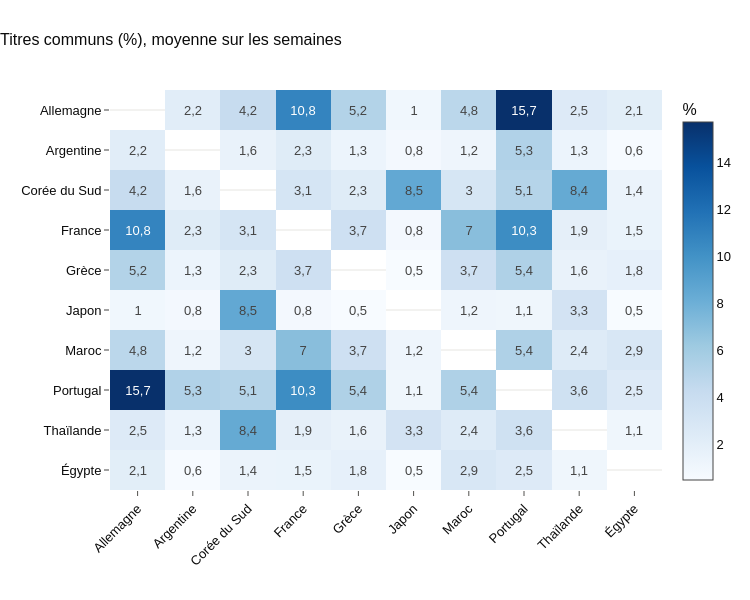
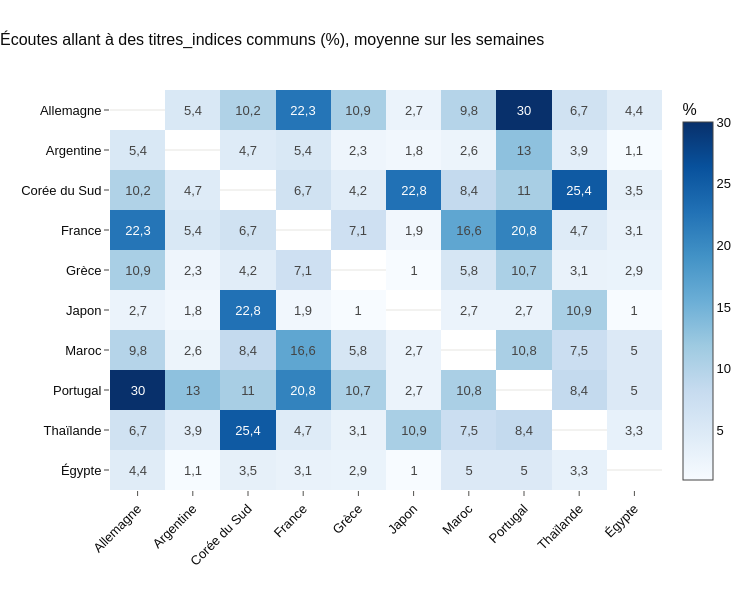

The notebook cell these images were saved under, in order:
### Code cell
# ✎ Modifié par Claude : variable `titres` renommée `titres_indices` (conflit avec d'autres cellules)
def matrice(indice):
    m = sim.groupby(["pays_a", "pays_b"])[indice].mean().unstack()
    m = m.reindex(index=pays_liste, columns=pays_liste)
    m = m.combine_first(m.T)                 # on recopie la moitié symétrique
    for p in pays_liste:
        m.loc[p, p] = np.nan                 # diagonale vide (un pays face à lui-même)
    return (m * 100).round(1)                # en pourcentage

titres_indices = {"jaccard": "Titres communs (%), moyenne sur les semaines",
          "part_ecoutes": "Écoutes allant à des titres_indices communs (%), moyenne sur les semaines"}

for indice, titre in titres_indices.items():
    fig = px.imshow(matrice(indice), text_auto=True, color_continuous_scale="Blues",
                    labels=dict(color="%"), aspect="auto")
    fig.update_layout(title=titre, xaxis_title="", yaxis_title="",
                      width=750, height=600)
    fig.update_xaxes(side="bottom", tickangle=-45)
    fig.show()

### Figure 1 — Plotly figure (JSON) as saved in the notebook; plotly's stock layout.template omitted (floating-point values rounded to 4 significant figures)
{"data": [{"coloraxis": "coloraxis", "hovertemplate": "x: %{x}<br>pays_a: %{y}<br>%: %{z}<extra></extra>", "name": "0", "texttemplate": "%{z}", "type": "heatmap", "x": ["Allemagne", "Argentine", "Corée du Sud", "France", "Grèce", "Japon", "Maroc", "Portugal", "Thaïlande", "Égypte"], "xaxis": "x", "y": ["Allemagne", "Argentine", "Corée du Sud", "France", "Grèce", "Japon", "Maroc", "Portugal", "Thaïlande", "Égypte"], "yaxis": "y", "z": [[NaN, 2.2, 4.2, 10.8, 5.2, 1.0, 4.8, 15.7, 2.5, 2.1], [2.2, NaN, 1.6, 2.3, 1.3, 0.8, 1.2, 5.3, 1.3, 0.6], [4.2, 1.6, NaN, 3.1, 2.3, 8.5, 3.0, 5.1, 8.4, 1.4], [10.8, 2.3, 3.1, NaN, 3.7, 0.8, 7.0, 10.3, 1.9, 1.5], [5.2, 1.3, 2.3, 3.7, NaN, 0.5, 3.7, 5.4, 1.6, 1.8], [1.0, 0.8, 8.5, 0.8, 0.5, NaN, 1.2, 1.1, 3.3, 0.5], [4.8, 1.2, 3.0, 7.0, 3.7, 1.2, NaN, 5.4, 2.4, 2.9], [15.7, 5.3, 5.1, 10.3, 5.4, 1.1, 5.4, NaN, 3.6, 2.5], [2.5, 1.3, 8.4, 1.9, 1.6, 3.3, 2.4, 3.6, NaN, 1.1], [2.1, 0.6, 1.4, 1.5, 1.8, 0.5, 2.9, 2.5, 1.1, NaN]]}], "layout": {"coloraxis": {"autocolorscale": false, "colorbar": {"title": {"text": "%"}}, "colorscale": [[0, "rgb(247,251,255)"], [0.125, "rgb(222,235,247)"], [0.25, "rgb(198,219,239)"], [0.375, "rgb(158,202,225)"], [0.5, "rgb(107,174,214)"], [0.625, "rgb(66,146,198)"], [0.75, "rgb(33,113,181)"], [0.875, "rgb(8,81,156)"], [1, "rgb(8,48,107)"]]}, "height": 600, "title": {"text": "Titres communs (%), moyenne sur les semaines"}, "width": 750, "xaxis": {"anchor": "y", "domain": [0, 1], "side": "bottom", "tickangle": -45, "title": {"text": ""}}, "yaxis": {"anchor": "x", "autorange": "reversed", "domain": [0, 1], "title": {"text": ""}}}}

### Figure 2 — Plotly figure (JSON) as saved in the notebook; plotly's stock layout.template omitted (floating-point values rounded to 4 significant figures)
{"data": [{"coloraxis": "coloraxis", "hovertemplate": "x: %{x}<br>pays_a: %{y}<br>%: %{z}<extra></extra>", "name": "0", "texttemplate": "%{z}", "type": "heatmap", "x": ["Allemagne", "Argentine", "Corée du Sud", "France", "Grèce", "Japon", "Maroc", "Portugal", "Thaïlande", "Égypte"], "xaxis": "x", "y": ["Allemagne", "Argentine", "Corée du Sud", "France", "Grèce", "Japon", "Maroc", "Portugal", "Thaïlande", "Égypte"], "yaxis": "y", "z": [[NaN, 5.4, 10.2, 22.3, 10.9, 2.7, 9.8, 30.0, 6.7, 4.4], [5.4, NaN, 4.7, 5.4, 2.3, 1.8, 2.6, 13.0, 3.9, 1.1], [10.2, 4.7, NaN, 6.7, 4.2, 22.8, 8.4, 11.0, 25.4, 3.5], [22.3, 5.4, 6.7, NaN, 7.1, 1.9, 16.6, 20.8, 4.7, 3.1], [10.9, 2.3, 4.2, 7.1, NaN, 1.0, 5.8, 10.7, 3.1, 2.9], [2.7, 1.8, 22.8, 1.9, 1.0, NaN, 2.7, 2.7, 10.9, 1.0], [9.8, 2.6, 8.4, 16.6, 5.8, 2.7, NaN, 10.8, 7.5, 5.0], [30.0, 13.0, 11.0, 20.8, 10.7, 2.7, 10.8, NaN, 8.4, 5.0], [6.7, 3.9, 25.4, 4.7, 3.1, 10.9, 7.5, 8.4, NaN, 3.3], [4.4, 1.1, 3.5, 3.1, 2.9, 1.0, 5.0, 5.0, 3.3, NaN]]}], "layout": {"coloraxis": {"autocolorscale": false, "colorbar": {"title": {"text": "%"}}, "colorscale": [[0, "rgb(247,251,255)"], [0.125, "rgb(222,235,247)"], [0.25, "rgb(198,219,239)"], [0.375, "rgb(158,202,225)"], [0.5, "rgb(107,174,214)"], [0.625, "rgb(66,146,198)"], [0.75, "rgb(33,113,181)"], [0.875, "rgb(8,81,156)"], [1, "rgb(8,48,107)"]]}, "height": 600, "title": {"text": "Écoutes allant à des titres_indices communs (%), moyenne sur les semaines"}, "width": 750, "xaxis": {"anchor": "y", "domain": [0, 1], "side": "bottom", "tickangle": -45, "title": {"text": ""}}, "yaxis": {"anchor": "x", "autorange": "reversed", "domain": [0, 1], "title": {"text": ""}}}}
